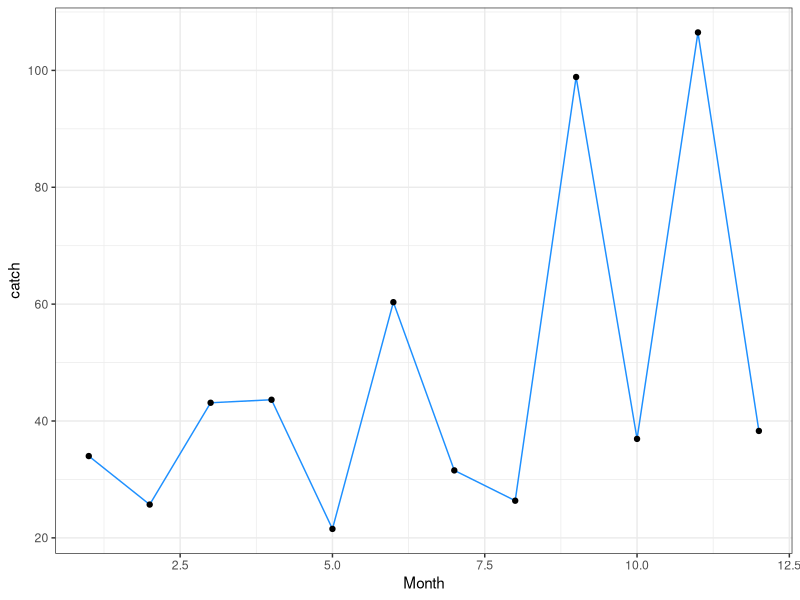
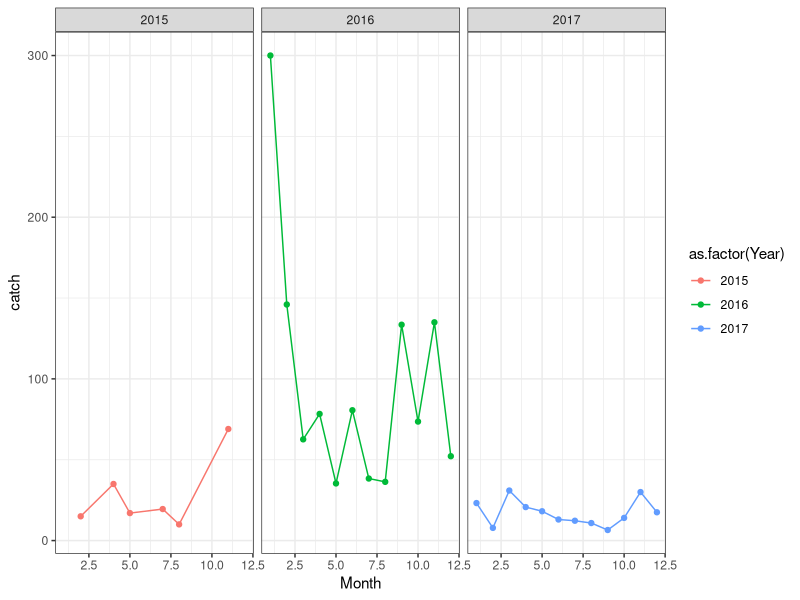
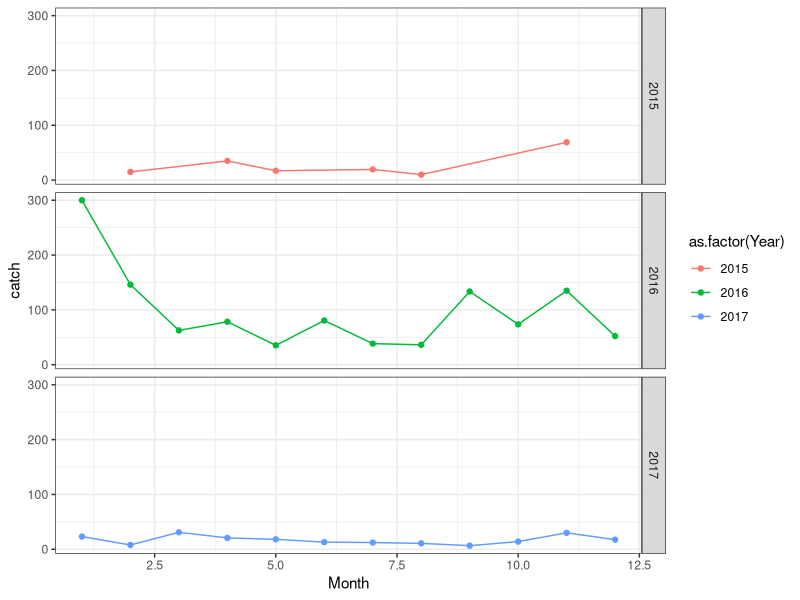
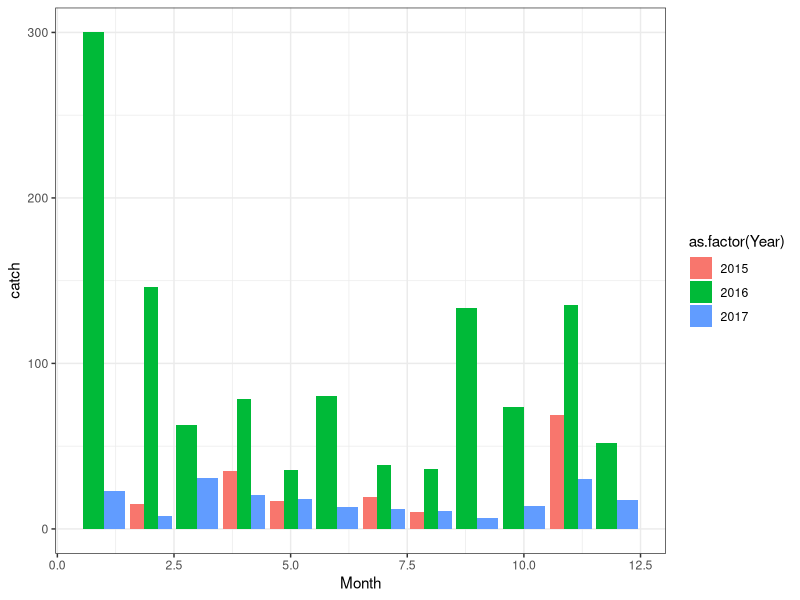
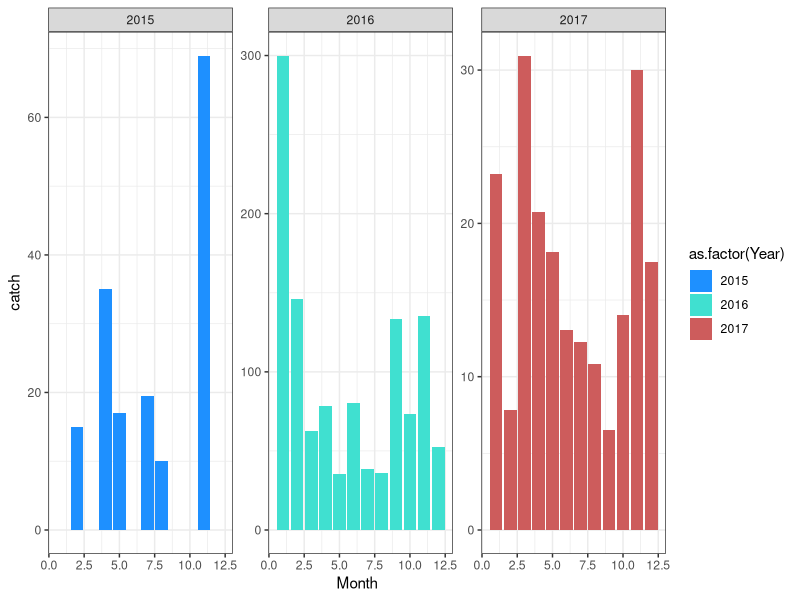
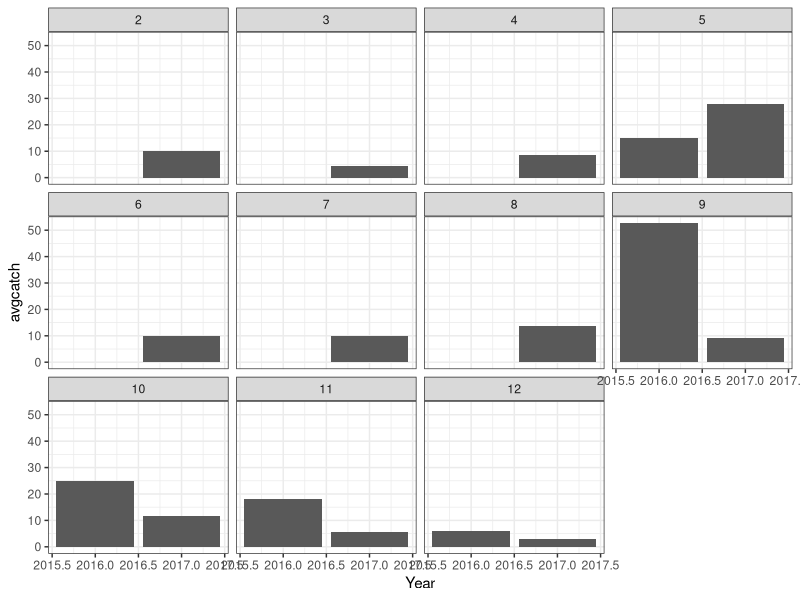

Here is the R script that generated these plots, in order:
## ---- chunk 1
knitr::opts_chunk$set(echo = TRUE, 
                      cache = TRUE, 
                      warning = FALSE,
                      message = FALSE)
## ---- chunk 2
options(stringsAsFactors = FALSE) # turn-off character as factors
library(tidyverse)
library(lubridate)
## Loading my data
vanuatu.dat <- read.csv('Datasets/Vanuatu report 65.csv')
van1 <- dplyr::select(vanuatu.dat, 
                      trip_date, sp_name, sp_code, 
                      catch_n=sp_n, catch_kg=sp_kg)
focussp <- "DEEPWATER RED SNAPPER"

van1$datefrm <- mdy_hms(van1$trip_date)
van1$Month <- month(van1$datefrm)
van1$Year <- year(van1$datefrm)

vanfilt <- van1 %>% filter(sp_name==focussp)
moncatch <- vanfilt %>% 
  group_by(Month) %>% 
  summarise(catch=mean(catch_kg), 
            catchsd=sd(catch_kg), 
            maxn=max(catch_n))
## ---- chunk 3
theme_set(theme_bw())
ggplot(moncatch, aes(x=Month, y=catch), size=2) + 
  geom_line(colour='dodgerblue') + geom_point()

## ---- chunk 4
names(vanfilt)
ymoncatch <- vanfilt %>% 
  group_by(Month, Year) %>% 
  summarise(catch=mean(catch_kg), 
            catchsd=sd(catch_kg), 
            maxn=max(catch_n)) %>%
  filter(Year %in% 2015:2017)
unique(ymoncatch$Year)
ymoncatch
## ---- chunk 5
theme_set(theme_bw())
ggplot(ymoncatch, aes(x=Month, y=catch, colour=as.factor(Year))) + geom_point() + geom_line() + facet_wrap(~Year)
## ---- chunk 6
theme_set(theme_bw())
ggplot(ymoncatch, aes(x=Month, y=catch, colour=as.factor(Year))) + geom_point() + geom_line() + 
  facet_grid(Year~.)
## ---- chunk 7
ggplot(ymoncatch, 
       aes(x=Month, y=catch, fill=as.factor(Year))) + 
  geom_bar(stat='identity', position='dodge')
## ---- chunk 8
ggplot(ymoncatch, 
       aes(x=Month, y=catch, fill=as.factor(Year))) + 
  geom_bar(stat='identity') + 
  facet_wrap(~Year, scale='free_y') + theme_bw() +
  scale_fill_manual(values=c('dodgerblue', 'turquoise', 'indianred'))
## ---- chunk 9
# find out how dogtooth tuna is referred to in sp_name column
# unique(grep('TUNA',van1$sp_name, value=TRUE))
dogt <- van1 %>%
  filter(sp_name == 'DOGTOOTH TUNA') %>% 
  group_by(Year, Month) %>% 
  summarise(avgcatch=mean(catch_kg)) %>% 
  filter(Year < 2019)
## ---- chunk 10
ggplot(dogt, aes(x=Year, y=avgcatch)) + 
  geom_bar(stat='identity') + facet_wrap(~Month) +
  theme_bw()
